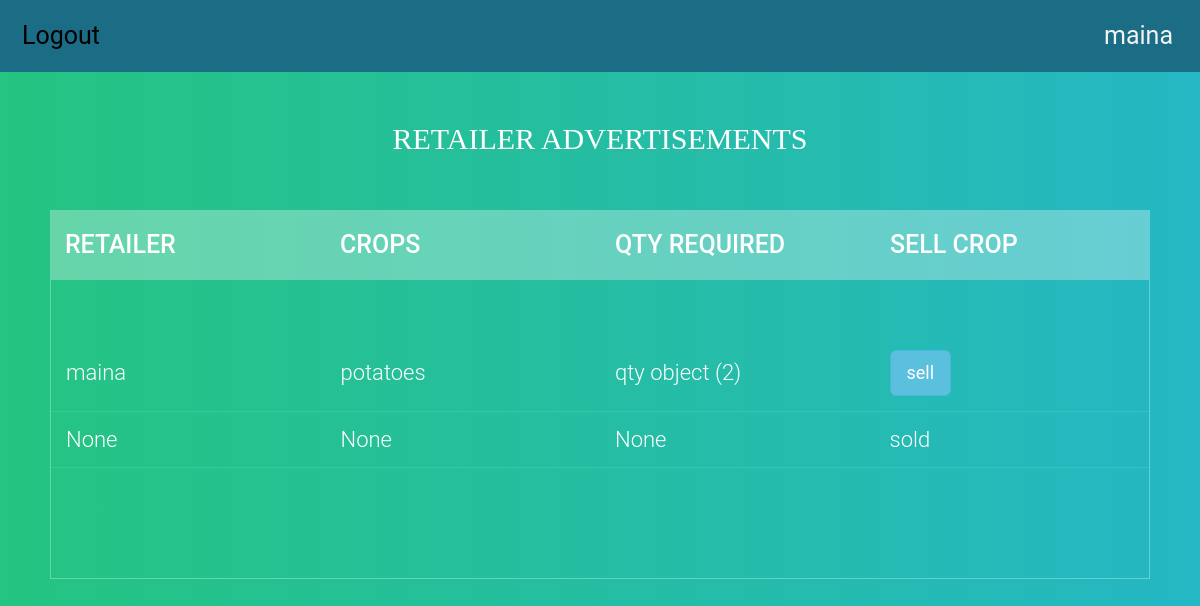
The page /crop_details_farmer (signed in) on the database its author committed.
### homepage/models.py (models this page shows)
class r_ad_details(models.Model):
    user = models.ForeignKey(User, default=1)
    retailer_details = models.ForeignKey(retailer,blank=True, null=True)
    crop_details = models.ForeignKey(crop,blank=True, null=True)
    qty_details = models.ForeignKey(qty,blank=True, null=True)
    status_update = models.BooleanField(default = False)

class retailer(models.Model):
    user = models.ForeignKey(User, default=1)
    rname = models.CharField(max_length=250)
    phone = models.IntegerField(default=0)
    address = models.CharField(max_length=500)
    aadhar_no = models.IntegerField(default=0)
    def __str__(self):
        return self.rname

class crop(models.Model):
    cropid = models.AutoField(primary_key=True)
    cname = models.CharField(max_length=250)
    cimage = models.ImageField(upload_to = 'Desktop/', default = 'Desktop/None/no-img.jpg')
    def __str__(self):
        return self.cname

class qty(models.Model):
    fid = models.CharField(max_length=250)
    crop_details =  models.ForeignKey(crop)
    q = models.IntegerField
    price = models.FloatField

### homepage/views.py (the view)
# urls.py: url(r'^crop_details_farmer$', views.crop_details_farmer, name='crop_details_farmer'),
def crop_details_farmer(request):
    posts = r_ad_details.objects.all();
    args = {'posts': posts }
    return render(request, 'homepage/crop_ad_details.html', args)

### homepage/templates/homepage/crop_ad_details.html (shortened to what this page needs)
{% load staticfiles %}
<html>
<head>
  <link rel="stylesheet" href="https://maxcdn.bootstrapcdn.com/bootstrap/3.3.7/css/bootstrap.min.css">
 <link href="{% static 'homepage/tablecss.css' %}" rel="stylesheet">
</head>
<body  id="myPage"  data-spy="scroll" data-target=".navbar" data-offset="60">
<div class="topnav">
     <a  href="{% url 'farmerlogoutt' %}">Logout</a>
    <a class="activee" href="{% url 'farmer_dash' %}"> {{ user }}  </a>
 </div>
<section>
  <h1>Retailer Advertisements</h1>
  <div class="tbl-header">
    <table cellpadding="0" cellspacing="0" border="0">
      <thead>
        <tr>
          <th>RETAILER</th>
          <th>CROPS</th>
          <th>Qty Required</th>
          <th>Sell crop</th>
        </tr>
      </thead>
    </table>
  </div>
  <div class="tbl-content">
    <table cellpadding="0" cellspacing="0" border="0">
      <tbody>
          {% for p in posts %}
        <tr>
          <td>{{ p.retailer_details }}</td>
          <td>{{ p.crop_details }}</td>
          <td>{{ p.qty_details }}</td>
            {%  if  p.status_update  == False %}
             <td><button onclick="window.location.href='sell_crop'" type="button" class="btn btn-info btn-lg" data-toggle="modal" data-target="#myModal">sell</button></td>
            {% else %}
             <td>sold</td>
            {% endif %}
        </tr>
         {% endfor %}
      </tbody>
    </table>
  </div>
</section>
</body>
</html>

### homepage/static/homepage/tablecss.css (style rules this page uses)
h1 { font-size: 30px; color: #fff; text-transform: uppercase; font-weight: 300; font-family: cursive; text-align: center; margin-bottom: 15px; }
table { margin-top: 5%; width:100%; table-layout: fixed; }
.tbl-header { background-color: rgba(255,255,255,0.3); }
.tbl-content { height:300px; overflow-x:auto; margin-top: 0px; border: 1px solid rgba(255,255,255,0.3); }
th { padding: 20px 15px; text-align: left; font-weight: 500; font-size: 25px; color: #fff; text-transform: uppercase; }
td { padding: 15px; text-align: left; vertical-align:middle; font-weight: 300; font-size: 22px; color: #fff; border-bottom: solid 1px rgba(255,255,255,0.1); }
body { background: -webkit-linear-gradient(left, #25c481, #25b7c4); background: linear-gradient(to right, #25c481, #25b7c4); font-family: 'Roboto', sans-serif; }
section { margin: 50px; }

### homepage/templates/homepage/crop_ad_details.html (style rules this page uses)
.topnav { position: relative; }
.topnav { overflow: hidden; background-color: #1b6d85; }
.topnav a { float: left; display: block; color: #f2f2f2; text-align: center; padding: 18px 22px; text-decoration: none; font-size: 25px; }
.activee { margin-left: 80%; }

### rows shown on the page
r_ad_details: retailer_details "maina", crop_details "potatoes", qty_details "qty object (2)", status_update "sell"
r_ad_details: retailer_details "None", crop_details "None", qty_details "None", status_update "sold"

### other values the page prints
{{ user }} "maina"
